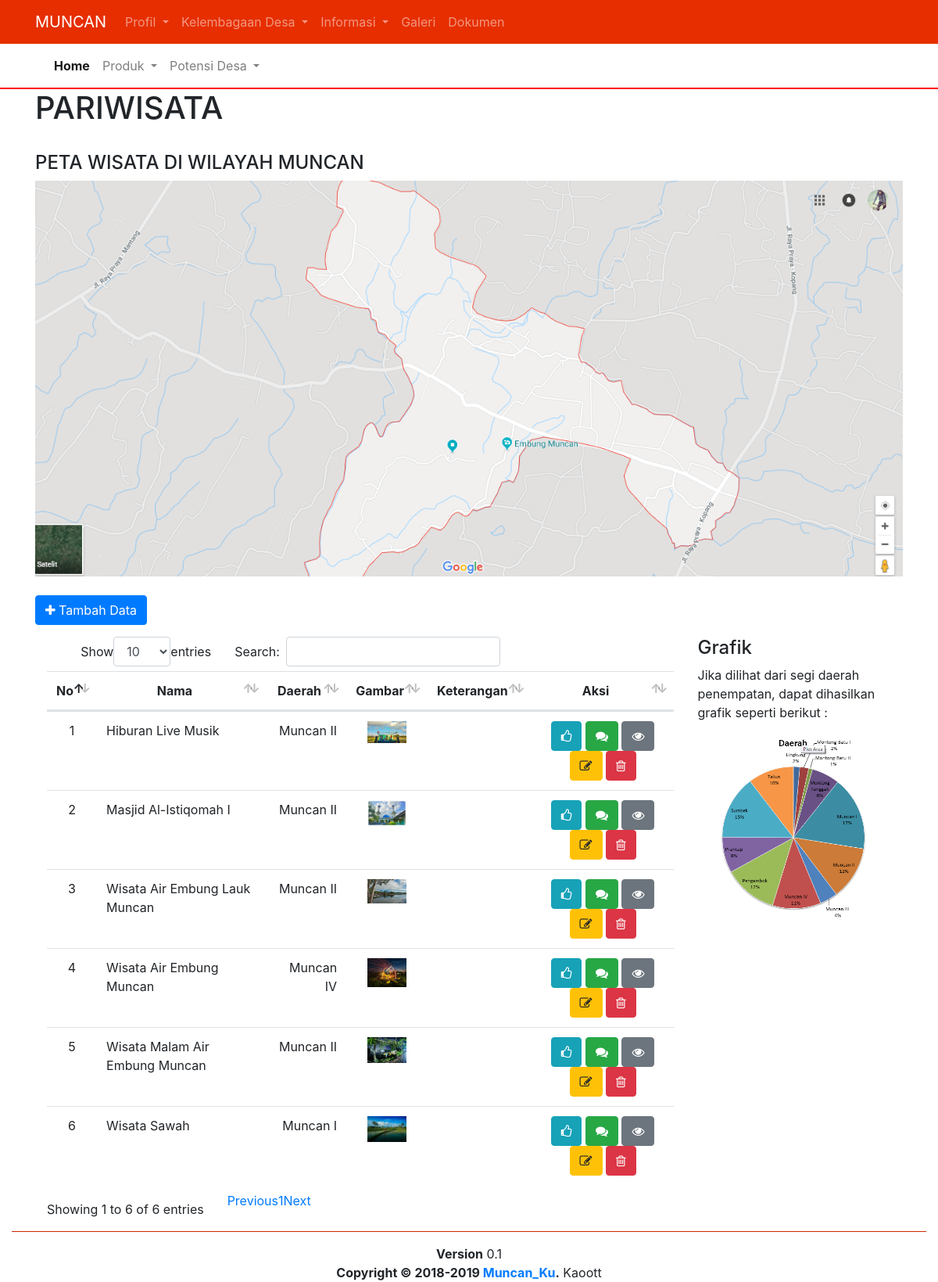
The page /muncan2/index.php/pariwisata on the database its author committed.
### tables this page shows
CREATE TABLE `tb_pariwisata` (
  `id_pariwisata` int(5) NOT NULL,
  `nama_wisata` varchar(30) NOT NULL,
  `daerah` varchar(30) NOT NULL,
  `gambar` varchar(100) NOT NULL,
  `keterangan` text NOT NULL
);

### muncan2/application/controllers/Pariwisata.php (called while the page is built, shortened)
<?php
class Pariwisata extends CI_Controller {
    public function index()
    {
        $pariwisata = $this->Pariwisata_model->get_all();
        $data = array(
            'judul' => "Pariwisata",
            'page' =>  "potensi/pariwisata",
            'pariwisata_data' => $pariwisata
        );
        $this->load->view('halaman',$data);
    }
}

### muncan2/index.php (called while the page is built, shortened)
<?php
require_once BASEPATH.'core/CodeIgniter.php';

### muncan2/application/models/Pariwisata_model.php (called while the page is built, shortened)
<?php if (!defined('BASEPATH')) exit('No direct script access allowed');
class Pariwisata_model extends CI_Model
{
    public $table = 'tb_pariwisata';
    function get_all()
    {
        $this->db->order_by('nama_wisata ASC');
        return $this->db->get($this->table)->result();
    }
}

### muncan2/application/views/potensi/pariwisata.php (the view)
<section>
	<div class="container">
	<h1>PARIWISATA</h1>
	      <br>
		<div>
            <h4>PETA WISATA DI WILAYAH MUNCAN</h4>
            <img width="100%" src="<?php echo base_url('assets');?>/img/muncan.jpg">
        </div><br>
		<div class="row perataan">
            <div class="col-7" style="padding-bottom: 15px;">
                <a href='<?=site_url('pariwisata/create')?>' class='zooma btn btn-primary'><i class='fa fa-plus'></i> Tambah Data</a>
            </div>
        </div>
		<div class="perataan">
			<div class="col-9" >
                <table class="table table-hover" id="dataTablea">
                    <thead align="center">
                        <tr>
                            <th>No</th>
                            <th>Nama</th>
                            <th>Daerah</th>
                            <th>Gambar</th>
                            <th>Keterangan</th>
                            <th>Aksi</th>
                        </tr>
                    </thead>
                    <tbody align="center">
                        <?php $start = 0; foreach ($pariwisata_data as $pariwisata) { ?>
                        <tr>
                            <td><?php echo ++$start ?></td>
                            <td align="left"><?php echo $pariwisata->nama_wisata?></td>
                            <td align="right"><?php echo $pariwisata->daerah ?></td>
                            <td><img src="<?php echo base_url().'upload/pariwisata/'.$pariwisata->gambar ?>" width="50px" ></td>
                            <td align="left" class="row"><?php echo $pariwisata->keterangan ?></td>
                            <td>
                                <a href='<?=site_url('pariwisata/read/'.$pariwisata->id_pariwisata)?>' class='zooma btn btn-xs btn-info'><i class="fa fa-thumbs-o-up"></i></a>
                                <a href='<?=site_url('pariwisata/read/'.$pariwisata->id_pariwisata)?>' class='zooma btn btn-xs btn-success'><i class="fa fa-comments"></i></a>
                                <a href='<?=site_url('pariwisata/read/'.$pariwisata->id_pariwisata)?>' class='zooma btn btn-xs btn-secondary'><i class='fa fa-eye'></i></a>
                                <a href='<?=site_url('pariwisata/update/'.$pariwisata->id_pariwisata)?>' class='zooma btn btn-xs btn-warning'><i class='fa fa-pencil-square-o'></i></a>
                                <a href='<?=site_url('pariwisata/delete/'.$pariwisata->id_pariwisata)?>' class='zooma btn btn-xs btn-danger' onclick="javasciprt: return confirm('Are You Sure ?');"><i class='fa fa-trash-o'></i></a>
                            </td>
                        </tr>
                        <?php } ?>
                    </tbody>
                    </table>
            </div>
            <div class="col-3">
            	<h4>Grafik</h4>
            	<p>Jika dilihat dari segi daerah penempatan, dapat dihasilkan grafik seperti berikut :</p>
                <img src="<?php echo base_url('assets');?>/img/garifk.PNG" class="zoom" width="100%">
            </div>
        </div>
	</div>
</section>

### muncan2/application/views/halaman.php (shortened to what this page needs)
<!DOCTYPE html>
<html>
<head>
	<link rel="stylesheet" href="<?php echo base_url('assets')?>/css/latihan.css">
	 <link rel="stylesheet" href="<?php echo base_url('assets')?>/css/bootstrap4.css">
	 <link rel="stylesheet" href="<?php echo base_url('assets')?>/font-awesome/css/font-awesome.min.css">
	 <link rel="stylesheet" type="text/css" href="<?php echo base_url('assets');?>/css/dataTables.bootstrap4.min.css">
</head>
<body  style="background-color: white #f2f2f2 ">
<div class="Wrapper">
	<div class="justify-content-between">
		<nav class="navbar navbar-expand-lg navbar-dark" style=" background-color: #e62e00;">
			<div class="container">
				  <a class="navbar-brand" href="<?php echo base_url();?>">MUNCAN</a>
				  <div class="collapse navbar-collapse" id="navbarSupportedContent1">
					<ul class="navbar-nav">
					      <li class="nav-item dropdown">
					        <a class="nav-link dropdown-toggle" href="#" id="navbarDropdown" role="button" data-toggle="dropdown" aria-haspopup="true" aria-expanded="false">
					          Profil
					        </a>
					      </li>
					      <li class="nav-item dropdown">
					        <a class="nav-link dropdown-toggle" href="#" id="navbarDropdown" role="button" data-toggle="dropdown" aria-haspopup="true" aria-expanded="false">
					          Kelembagaan Desa
					        </a>
					      </li>
					      <li class="nav-item dropdown">
					        <a class="nav-link dropdown-toggle" href="#" id="navbarDropdown" role="button" data-toggle="dropdown" aria-haspopup="true" aria-expanded="false">
					          Informasi
					        </a>
					      </li>
					      <li class="nav-item">
					        <a class="nav-link" href="#">Galeri</a>
					      </li>
					      <li class="nav-item">
					        <a class="nav-link" href="#">Dokumen</a>
					      </li>
					</ul>
				  </div>
			</div>
		</nav>
	</div>
	<div style="background-color: white; border-bottom: 2px solid red">
		<div class="container">
		<nav class="navbar navbar-expand-lg navbar-light ">
	  <div class="collapse navbar-collapse justify-content-between" id="navbarSupportedContent">
	    <ul class="navbar-nav mr-left">
	      <li class="nav-item active">
	        <a class="nav-link" href="<?php echo base_url();?>"><b>Home</b> <span class="sr-only">(current)</span></a>
	      </li>
	      <li class="nav-item dropdown">
	        <a class="nav-link dropdown-toggle" href="#" id="navbarDropdown" role="button" data-toggle="dropdown" aria-haspopup="true" aria-expanded="false">
	          Produk
	        </a>
	      </li>
	      <li class="nav-item dropdown">
	        <a class="nav-link dropdown-toggle" href="#" id="navbarDropdown" role="button" data-toggle="dropdown" aria-haspopup="true" aria-expanded="false">
	          Potensi Desa
	        </a>
	      </li>
	    </ul>
	  </div>
		</nav>
	</div>
</div>
  <div class="content-wrapper">
      <?php $this->load->view($page);?>
  </div>
<hr class="container w-100" style="background-color: #e62e00">
  <footer align='center'>
    <div>
      <b>Version</b> 0.1
    </div>
    <strong>Copyright &copy; 2018-<?php echo DATE('Y');?> <a href="#">Muncan_Ku</a>.</strong> Kaoott
  </footer>
</body>
</html>

### muncan2/assets/css/latihan.css (style rules this page uses)
.perataan { display: flex; }
.zoom { transition: transform .2s; width: 100%; margin: 0 auto; }
.zooma { transition: transform .2s; margin: 0 auto; }

### rows shown on the page
tb_pariwisata: nama_wisata "Hiburan Live Musik", daerah "Muncan II", gambar (picture)
tb_pariwisata: nama_wisata "Masjid Al-Istiqomah I", daerah "Muncan II", gambar (picture)
tb_pariwisata: nama_wisata "Wisata Air Embung Lauk Muncan", daerah "Muncan II", gambar (picture)
tb_pariwisata: nama_wisata "Wisata Air Embung Muncan", daerah "Muncan IV", gambar (picture)
tb_pariwisata: nama_wisata "Wisata Malam Air Embung Muncan", daerah "Muncan II", gambar (picture)
tb_pariwisata: nama_wisata "Wisata Sawah", daerah "Muncan I", gambar (picture)

### other values the page prints
DATE('Y') "2019"
